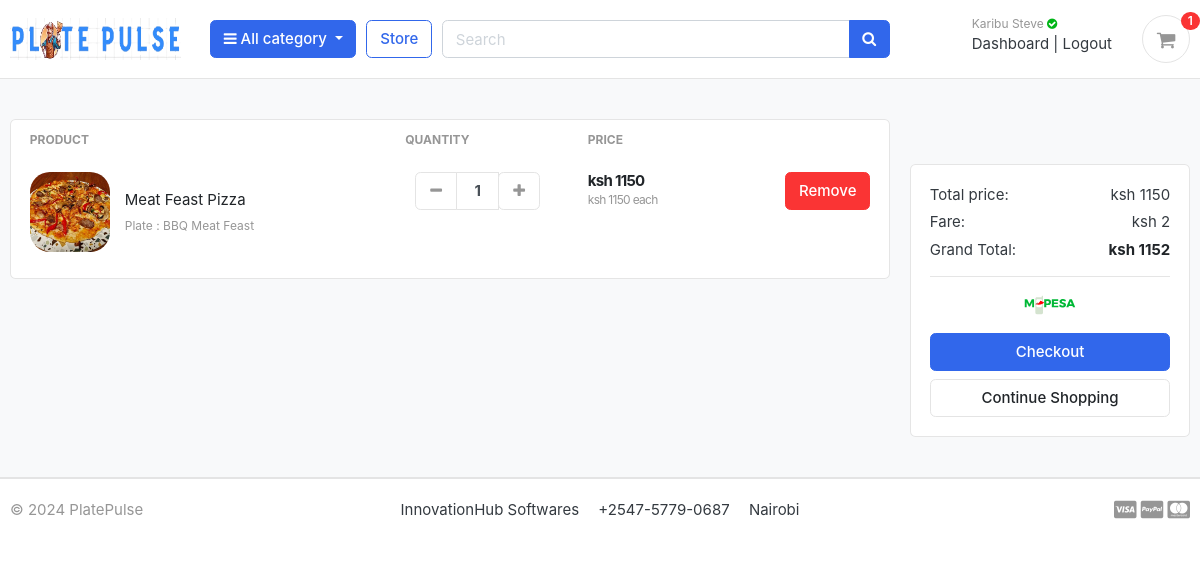
The app's page /cart/ (signed in), older data.
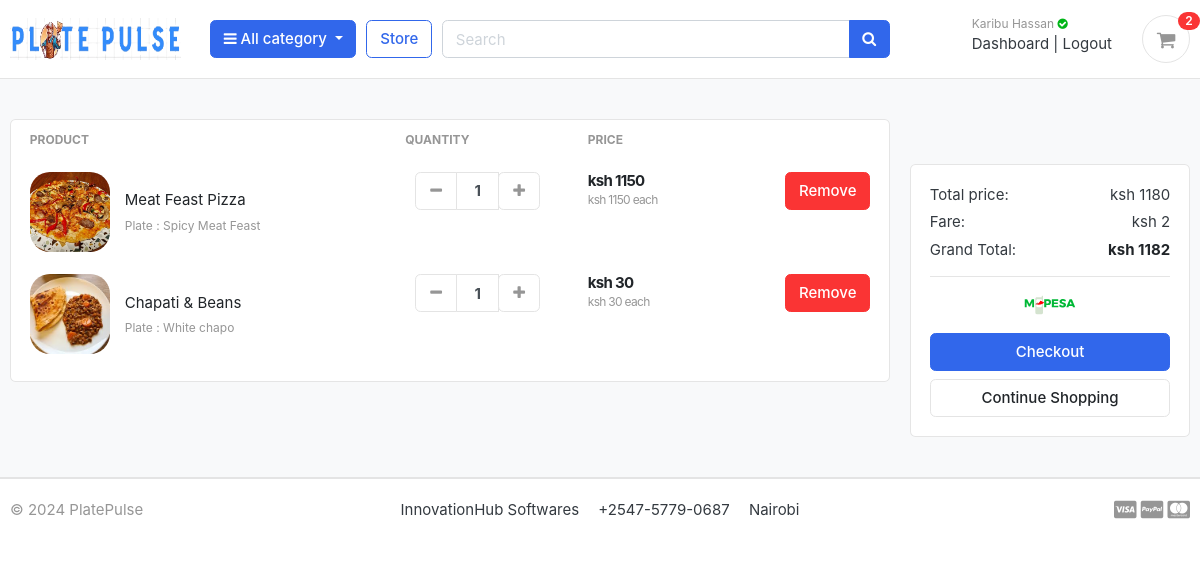
The same page, newer data.
### accounts/models.py (models this page shows, shortened)
class Account(AbstractBaseUser):
    first_name      = models.CharField(max_length=50)
    last_name       = models.CharField(max_length=50)
    username        = models.CharField(max_length=50, unique=True)
    email           = models.EmailField(max_length=100, unique=True)
    phone_number    = models.CharField(max_length=50)
    date_joined     = models.DateTimeField(auto_now_add=True)
    last_login      = models.DateTimeField(auto_now_add=True)
    is_admin        = models.BooleanField(default=False)
    is_staff        = models.BooleanField(default=False)
    is_active        = models.BooleanField(default=False)
    is_superadmin        = models.BooleanField(default=False)
    USERNAME_FIELD = 'email'
    REQUIRED_FIELDS = ['username', 'first_name', 'last_name']
    objects = MyAccountManager()

### carts/models.py (models this page shows, shortened)
class CartItem(models.Model):
    user = models.ForeignKey(Account, on_delete=models.CASCADE, null=True)
    product = models.ForeignKey(Product, on_delete=models.CASCADE)
    variations = models.ManyToManyField(Variation, blank=True)
    cart    = models.ForeignKey(Cart, on_delete=models.CASCADE, null=True)
    quantity = models.IntegerField()
    is_active = models.BooleanField(default=True)
    def sub_total(self):
        return self.product.price * self.quantity

### store/models.py (models this page shows, shortened)
class Product(models.Model):
    product_name    = models.CharField(max_length=200, unique=True)
    slug            = models.SlugField(max_length=200, unique=True)
    description     = models.TextField(max_length=500, blank=True)
    price           = models.IntegerField()
    images          = models.ImageField(upload_to='photos/products')
    stock           = models.IntegerField()
    is_available    = models.BooleanField(default=True)
    category        = models.ForeignKey(Category, on_delete=models.CASCADE)
    created_date    = models.DateTimeField(auto_now_add=True)
    modified_date   = models.DateTimeField(auto_now=True)
    def get_url(self):
        return reverse('product_detail', args=[self.category.slug, self.slug])

class Variation(models.Model):
    product = models.ForeignKey(Product, on_delete=models.CASCADE)
    variation_category = models.CharField(max_length=100, choices=variation_category_choice)
    variation_value     = models.CharField(max_length=100)
    is_active           = models.BooleanField(default=True)
    created_date        = models.DateTimeField(auto_now=True)
    objects = VariationManager()

### carts/views.py (the view)
# urls.py: path('', views.cart, name='cart'),
def cart(request, total=0, quantity=0, cart_items=None):
    try:
        tax = 0
        grand_total = 0
        if request.user.is_authenticated:
            cart_items = CartItem.objects.filter(user=request.user, is_active=True)
        else:
            cart = Cart.objects.get(cart_id=_cart_id(request))
            cart_items = CartItem.objects.filter(cart=cart, is_active=True)
        for cart_item in cart_items:
            total += (cart_item.product.price * cart_item.quantity)
            quantity += cart_item.quantity
        tax=2
        grand_total = total + tax
    except ObjectDoesNotExist:
        pass #just ignore
    context = {
        'total': total,
        'quantity': quantity,
        'cart_items': cart_items,
        'tax'       : tax,
        'grand_total': grand_total,
    }
    return render(request, 'store/cart.html', context)

### carts/context_processors.py (called while the page is built)
def counter(request):
    cart_count = 0
    if 'admin' in request.path:
        return {}
    else:
        try:
            cart = Cart.objects.filter(cart_id=_cart_id(request))
            if request.user.is_authenticated:
                cart_items = CartItem.objects.all().filter(user=request.user)
            else:
                cart_items = CartItem.objects.all().filter(cart=cart[:1])
            for cart_item in cart_items:
                cart_count += cart_item.quantity
        except Cart.DoesNotExist:
            cart_count = 0
    return dict(cart_count=cart_count)

### carts/views.py (called while the page is built)
def _cart_id(request):
    cart = request.session.session_key
    if not cart:
        cart = request.session.create()
    return cart

### category/context_processors.py (called while the page is built)
def menu_links(request):
    links = Category.objects.all()
    return dict(links=links)

### category/models.py (called while the page is built)
    def get_url(self):
            return reverse('products_by_category', args=[self.slug])

### templates/store/cart.html (shortened to what this page needs)
{% extends 'base.html' %}
{% load static %}
{% block content %}
<section class="section-content padding-y bg">
<div class="container">
{% if not cart_items %}
	<h2 class="text-center">Your Shopping Cart is Empty</h2>
	<br>
	<div class="text-center">
		<a href="{% url 'store' %}" class="btn btn-primary">Continue Shopping</a>
	</div>
{% else %}
<div class="row">
	<aside class="col-lg-9">
<div class="card">
<div class="table-responsive">
<table class="table table-borderless table-shopping-cart">
<thead class="text-muted">
<tr class="small text-uppercase">
  <th scope="col">Product</th>
  <th scope="col" width="120">Quantity</th>
  <th scope="col" width="120">Price</th>
  <th scope="col" class="text-right" width="200"> </th>
</tr>
</thead>
<tbody>
{% for cart_item in cart_items %}
<tr>
	<td>
		<figure class="itemside align-items-center">
			<div class="aside"><img src="{{ cart_item.product.images.url }}" class="img-sm"></div>
			<figcaption class="info">
				<a href="{{ cart_item.product.get_url }}" class="title text-dark">{{ cart_item.product.product_name }}</a>
				<p class="text-muted small">
					{% if cart_item.variations.all %}
						{% for item in cart_item.variations.all %}
							{{ item.variation_category | capfirst }} : {{ item.variation_value | capfirst }} <br>
						{% endfor %}
					{% endif %}
				</p>
			</figcaption>
		</figure>
	</td>
	<td>
					<div class="col">
						<div class="input-group input-spinner">
							<div class="input-group-prepend">
							<a href="{% url 'remove_cart' cart_item.product.id cart_item.id %}" class="btn btn-light" type="button" id="button-plus"> <i class="fa fa-minus"></i> </a>
							</div>
							<input type="text" class="form-control"  value="{{ cart_item.quantity }}">
							<div class="input-group-append">
								<form action="{% url 'add_cart' cart_item.product.id %}" method="POST">
									<button class="btn btn-light" type="submit" id="button-minus"> <i class="fa fa-plus"></i> </button>
								</form>
							</div>
						</div>
					</div>
	</td>
	<td>
		<div class="price-wrap">
			<var class="price">ksh {{ cart_item.sub_total }}</var>
			<small class="text-muted"> ksh {{ cart_item.product.price }} each </small>
		</div>
	</td>
	<td class="text-right">
	<a href="{% url 'remove_cart_item' cart_item.product.id cart_item.id %}" onclick="return confirm('Are you sure you want to delete this item?')" class="btn btn-danger"> Remove</a>
	</td>
</tr>
{% endfor %}
</tbody>
</table>
</div>
	</aside>
	<aside class="col-lg-3">
		<br>
	<br>
		<div class="card">
		<div class="card-body">
			<dl class="dlist-align">
			  <dt>Total price:</dt>
			  <dd class="text-right">ksh {{total}}</dd>
			</dl>
			<dl class="dlist-align">
			  <dt>Fare:</dt>
			  <dd class="text-right"> ksh {{tax}}</dd>
			</dl>
			<dl class="dlist-align">
			  <dt>Grand Total:</dt>
			  <dd class="text-right text-dark b"><strong>ksh {{grand_total}}</strong></dd>
			</dl>
			<hr>
			<p class="text-center mb-3">
				<img src="{% static './images/misc/mpesa.svg' %}" height="26">
			</p>
			<a href="{% url 'checkout' %}" class="btn btn-primary btn-block"> Checkout </a>
			<a href="{% url 'store' %}" class="btn btn-light btn-block">Continue Shopping</a>
		</div>
		</div>
</aside>
</div>
{% endif %}
</div>
</section>
{% endblock %}

### templates/base.html (shortened to what this page needs)
{% load static %}
<!DOCTYPE HTML>
<html lang="en">
<head>
<link rel="stylesheet" href="https://cdnjs.cloudflare.com/ajax/libs/font-awesome/6.0.0-beta3/css/all.min.css">
<link href="{% static 'css/bootstrap.css' %}" rel="stylesheet" type="text/css"/>
<link href="{% static 'fonts/fontawesome/css/all.min.css' %}" type="text/css" rel="stylesheet">
<link href="{% static 'css/ui.css' %}" rel="stylesheet" type="text/css"/>
<link href="{% static 'css/responsive.css' %}" rel="stylesheet" media="only screen and (max-width: 1200px)" />
<link href="{% static 'css/custom.css' %}" rel="stylesheet" type="text/css"/>
<link rel="stylesheet" href="https://cdnjs.cloudflare.com/ajax/libs/font-awesome/4.7.0/css/font-awesome.min.css">
</head>
<body>
  {% include 'includes/navbar.html' %}
  {% block content %}{% endblock %}
{% include 'includes/footer.html' %}

### templates/includes/navbar.html (shortened to what this page needs)
{% load static %}
<header class="section-header">
<section class="header-main border-bottom">
  <div class="container">
<div class="row align-items-center">
  <div class="col-lg-2 col-md-3 col-6">
    <a href="{% url 'home' %}" class="brand-wrap">
      <img  class="logo"  src="{% static 'img/logo.png'%}" alt="logo">
    </a>
  </div>
  <div class="col-lg col-sm col-md col-6 flex-grow-0">
    <div class="category-wrap dropdown d-inline-block float-right">
      <button type="button" class="btn btn-primary dropdown-toggle" data-toggle="dropdown">
        <i class="fa fa-bars"></i> All category
      </button>
    </div>
  </div>
  <a href="{% url 'store' %}" class="btn btn-outline-primary">Store</a>
  <div class="col-lg  col-md-6 col-sm-12 col">
    <form action="{% url 'search' %}" class="search" method='GET'>
      <div class="input-group w-100">
          <input type="text" class="form-control" style="width:60%;" placeholder="Search" name="keyword">
          <div class="input-group-append">
            <button class="btn btn-primary" type="submit">
              <i class="fa fa-search"></i>
            </button>
          </div>
        </div>
    </form>
  </div>
  <div class="col-lg-3 col-sm-6 col-8 order-2 order-lg-3">
        <div class="d-flex justify-content-end mb-3 mb-lg-0">
          {% if user.id is None %}
          <div class="widget-header">
            <small class="title text-muted">Welcome guest!</small>
            <div>
              <a href="{% url 'login' %}">Login</a> <span class="dark-transp"> | </span>
              <a href="{% url 'register' %}"> Register</a>
            </div>
          </div>
          {% else %}
          <div class="widget-header">
            <small class="title text-muted">Karibu {{user.first_name}} <i class="fa fa-check-circle text-success" aria-hidden="true"></i></small>
            <div>
              <a href="{% url 'dashboard' %}">Dashboard</a> <span class="dark-transp"> | </span>
              <a href="{% url 'logout' %}"> Logout</a>
            </div>
          </div>
          {% endif %}
          <a href="{% url 'cart' %}" class="widget-header pl-3 ml-3">
            <div class="icon icon-sm rounded-circle border"><i class="fa fa-shopping-cart"></i></div>
            <span class="badge badge-pill badge-danger notify">{{cart_count}}</span>
          </a>
        </div>
      </div>
</div>
  </div>
</section>
</header>

### templates/includes/footer.html
<footer class="section-footer border-top">
	<div class="container">
		<section class="footer-bottom border-top row">
			<div class="col-md-2">
				<p class="text-muted"> &copy 2024 PlatePulse</p>
			</div>
			<div class="col-md-8 text-md-center">
				<span  class="px-2">InnovationHub Softwares</span>
				<span  class="px-2">+2547-5779-0687</span>
				<span  class="px-2">Nairobi</span>
			</div>
			<div class="col-md-2 text-md-right text-muted">
				<i class="fab fa-lg fa-cc-visa"></i>
				<i class="fab fa-lg fa-cc-paypal"></i>
				<i class="fab fa-lg fa-cc-mastercard"></i>
			</div>
		</section>
	</div>
</footer>

### static/css/ui.css (style rules this page uses)
html { font-family: "Inter", sans-serif; font-size: 15px; }
.price-wrap { letter-spacing: -0.7px; }
.icon-xs, .icon-sm, .icon-md, .icon-lg { display: inline-block; text-align: center; flex-shrink: 0; flex-grow: 0; }
.icon-sm { width: 48px; height: 48px; line-height: 48px !important; font-size: 20px; }
.img-xs, .img-sm, .img-md, .img-lg { -o-object-fit: cover; object-fit: cover; flex-shrink: 0; flex-grow: 0; }
.img-sm { width: 80px; height: 80px; }
.padding-y { padding-top: 40px; padding-bottom: 40px; }
var { font-style: normal; }
figure { margin-bottom: 0; }
.bg { background-color: #f8f9fa; }
.b { font-weight: 600; }
p:last-child { margin-bottom: 0; }
.header-main { position: relative; padding-top: 1rem; padding-bottom: 1rem; }
.brand-wrap .logo, .navbar-brand .logo { margin-right: 7px; max-height: 42px; display: inline-block; }
.widget-header { display: inline-block; vertical-align: middle; position: relative; }
.widget-header a { color: #343a40; }
.widget-header i { color: #969696; }
.widget-header .title { display: block; }
.widget-header .notify { position: absolute; top: -3px; right: -10px; }
.footer-bottom { padding-top: 20px; padding-bottom: 20px; }
.btn-light { background-color: #fff; border-color: #e4e4e4; }
.btn-light i { color: #969696; }
.itemside { position: relative; display: flex; width: 100%; }
.itemside .aside { position: relative; flex-shrink: 0; }
.itemside .info { padding-left: 15px; padding-right: 7px; }
.itemside p { margin-bottom: 0; }
.itemside .title { display: block; margin-bottom: 5px; color: #212529; }
[class*=dlist-] { margin-bottom: 5px; }
[class*=dlist-] dd { margin-bottom: 0; }
.dlist-align { display: flex; }
.dlist-align dt { width: 150px; word-wrap: break-word; font-weight: normal; }
.dlist-align dd { flex-grow: 1; }
.notify { position: absolute; top: -4px; right: -10px; display: inline-block; padding: 0.25em 0.6em; font-size: 12px; line-height: 1; text-align: center; border-radius: 3rem; color: #fff; background-color: #fa3434; }
.price { font-weight: 600; color: #212529; }
.input-spinner { width: 125px; flex-wrap: nowrap; display: inline-flex; vertical-align: middle; }
.input-spinner input.form-control { text-align: center; max-width: 46px; font-weight: bold; flex-basis: 46px; border-color: #e4e4e4; flex-grow: 0; }
.input-spinner .btn { width: 42px; text-align: center; padding-left: 0.5rem; padding-right: 0.5rem; }
.table-shopping-cart.table td, .table-shopping-cart.table th { padding-left: 1.25rem; padding-right: 1.25rem; }
.table-shopping-cart .price-wrap { line-height: 1.2; }
.table-shopping-cart .price { font-weight: bold; margin-right: 5px; display: block; }

### templates/store/cart.html (style rules this page uses)
.img-sm { border-radius: 20px; background:white; }

Row changes from the older to the newer data that the page shows:
no longer on this page (row unchanged): Variation: variation_category "Plate", variation_value "BBQ Meat Feast", shown under "Meat Feast Pizza"
changed Account: first_name "Steve" → "Hassan"
now on this page (row unchanged): Variation: variation_category "Plate", variation_value "Spicy Meat Feast", shown under "Meat Feast Pizza"
added CartItem: product.images (picture), product.product_name "Chapati & Beans", quantity "1", sub_total "30", product.price "30"
now on this page (row unchanged): Variation: variation_category "Plate", variation_value "White chapo", shown under "Chapati & Beans"
Text that changed along with them:
{{ cart_count }}: "1" → "2"
{{ total }}: "1150" → "1180"
{{ grand_total }}: "1152" → "1182"
